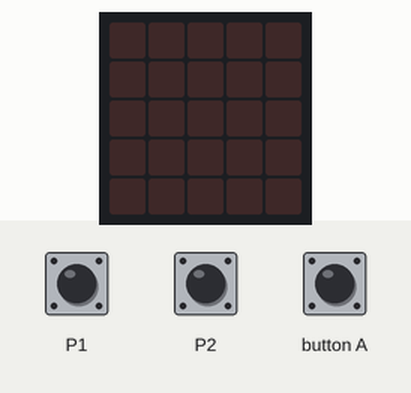
Recording of a program running on a simulated BBC micro:bit (MakeCode). Parts: the board's 5×5 LED display. The inputs (shaded band) are chosen by the test bench.

Above: at 1.2 s.
1.3 s: button A pressed for 0.15 s
At 1.7 s:
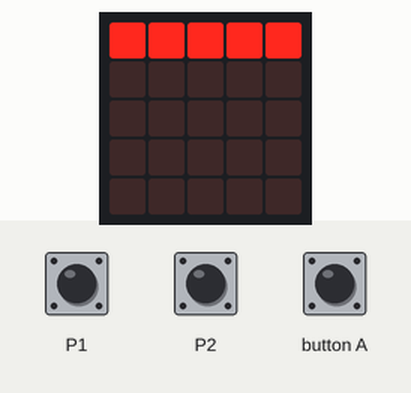
At 4.2 s:
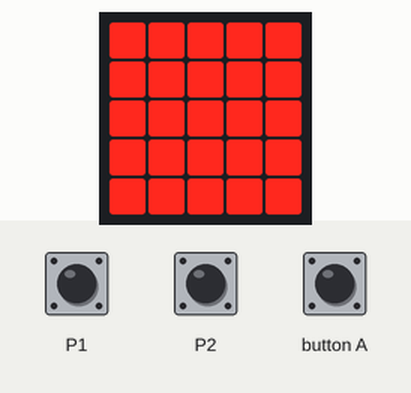
4.4 s: touch pin P1 pressed for 0.15 s
At 5.5 s:
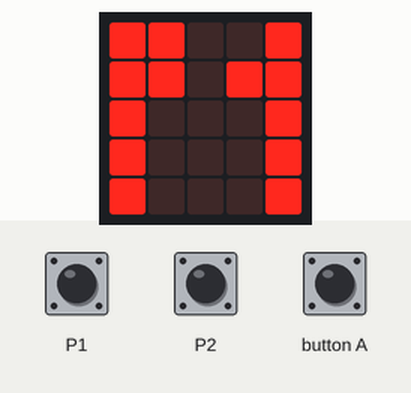
Timing chart, 0 to 7.4 s (numbered marks = the images above; inputs shaded):
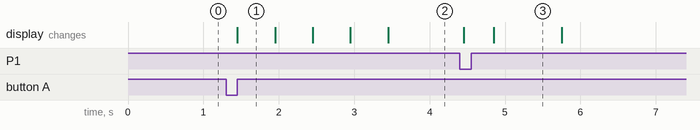

The program:

main.ts
```typescript
input.onButtonPressed(Button.A, function () {
    TOCAR = 0
    for (let índice = 0; índice <= 4; índice++) {
        led.plot(índice, 0)
    }
    basic.pause(500)
    for (let índice = 0; índice <= 4; índice++) {
        led.plot(índice, 1)
    }
    basic.pause(500)
    for (let índice = 0; índice <= 4; índice++) {
        led.plot(índice, 2)
    }
    basic.pause(500)
    for (let índice = 0; índice <= 4; índice++) {
        led.plot(índice, 3)
    }
    basic.pause(500)
    for (let índice = 0; índice <= 4; índice++) {
        led.plot(índice, 4)
    }
    basic.pause(1000)
    basic.showLeds(`
        . . . . .
        . . . . .
        . . . . .
        . . . . .
        . . . . .
        `)
})
input.onPinPressed(TouchPin.P2, function () {
    if (TOCAR == 0) {
        TOCAR += 1
        basic.showLeds(`
            # # . # #
            # # . . #
            # . . # #
            # . . # .
            # . . # #
            `)
        basic.pause(500)
        basic.clearScreen()
    }
})
input.onPinPressed(TouchPin.P1, function () {
    if (TOCAR == 0) {
        TOCAR += 1
        basic.showLeds(`
            # # . . #
            # # . # #
            # . . . #
            # . . . #
            # . . . #
            `)
        basic.pause(500)
        basic.clearScreen()
    }
})
let TOCAR = 0
TOCAR = 0
```

test.ts
```typescript
// testes vão aqui; isto não será compilado quando este pacote for usado como uma extensão.
```

Measured:
- after the input at 1.3 s, the display: changes after 0.15 s (image 1)
- after the input at 4.4 s, the display: first differs from a run without the input after 0.45 s (image 3)
- what the display in image 1 shows lasts 0.5 s, from 1.5 s to 2.0 s
- what the display in image 3 shows lasts 0.9 s, from 4.9 s to 5.8 s
